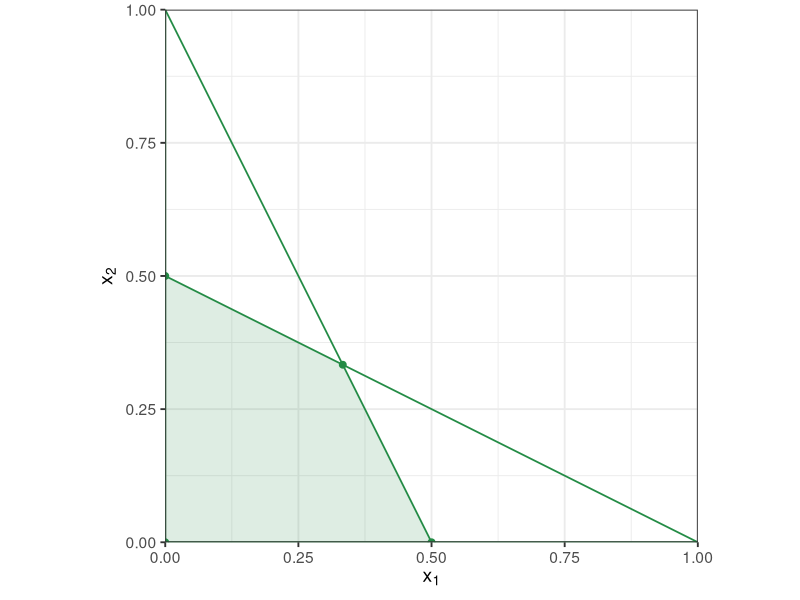
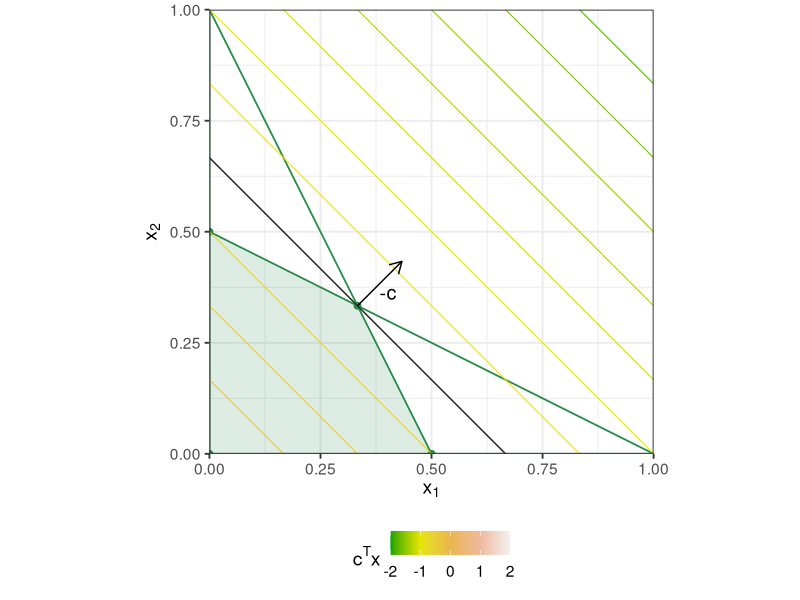

Recreate these plots in R, in order.
# Used in: slides/06-constrained/slides-constrained-2-lp.tex
# Used in: slides/06-constrained/slides-constrained-2-lp-simplex.tex
#
# Builds the linear-programming figures used in the constrained optimization slides.
# The plots show a feasible polytope, objective level sets, and three LP solution cases.

set.seed(1L)

library(data.table)
library(ggplot2)
library(grid)
library(gridExtra)

figure_dir = "../figure"
dir.create(figure_dir, recursive = TRUE, showWarnings = FALSE)

constraint_color = "#238b45"
objective_color = "#252525"
highlight_color = "#de2d26"
fill_alpha = 0.15

save_plot = function(plot, filename, width, height) {
  ggsave(
    filename = file.path(figure_dir, filename),
    plot = plot,
    width = width,
    height = height,
    dpi = 300,
    bg = "white"
  )
}

feasible_vertices = function(a_matrix, b_vector, tolerance = 1e-9) {
  index_pairs = combn(seq_len(nrow(a_matrix)), 2L, simplify = FALSE)

  vertices = lapply(index_pairs, function(active_index) {
    active_matrix = a_matrix[active_index, , drop = FALSE]

    if (abs(det(active_matrix)) <= tolerance) {
      NULL
    } else {
      point = as.numeric(solve(active_matrix, b_vector[active_index]))
      is_feasible = all(drop(a_matrix %*% point) <= b_vector + tolerance)

      if (is_feasible) {
        data.table(x1 = point[1L], x2 = point[2L])
      } else {
        NULL
      }
    }
  })

  vertices = Filter(Negate(is.null), vertices)

  if (length(vertices) == 0L) {
    data.table(x1 = numeric(), x2 = numeric())
  } else {
    unique(rbindlist(vertices))
  }
}

order_vertices = function(vertices) {
  if (nrow(vertices) <= 2L) {
    vertices
  } else {
    center_x1 = mean(vertices$x1)
    center_x2 = mean(vertices$x2)
    ordered_vertices = copy(vertices)
    ordered_vertices[, angle := atan2(x2 - center_x2, x1 - center_x1)]
    setorder(ordered_vertices, angle)
    ordered_vertices[, angle := NULL]
    ordered_vertices
  }
}

constraint_lines = function(a_matrix, b_vector, tolerance = 1e-9) {
  line_data = data.table(
    a1 = a_matrix[, 1L],
    a2 = a_matrix[, 2L],
    rhs = b_vector
  )

  list(
    abline = line_data[abs(a2) > tolerance][
      ,
      .(intercept = rhs / a2, slope = -a1 / a2)
    ],
    vline = line_data[abs(a2) <= tolerance & abs(a1) > tolerance][
      ,
      .(x_intercept = rhs / a1)
    ]
  )
}

base_lp_theme = function(base_size = 14L) {
  theme_bw(base_size = base_size) +
    theme(
      legend.position = "bottom",
      plot.title = element_text(hjust = 0.5)
    )
}

plot_polytope = function(a_matrix, b_vector, x_limits = c(0, 1), y_limits = c(0, 1), base_size = 14L) {
  vertices = order_vertices(feasible_vertices(a_matrix, b_vector))
  lines = constraint_lines(a_matrix, b_vector)

  plot = ggplot() +
    geom_abline(
      data = lines$abline,
      mapping = aes(intercept = intercept, slope = slope),
      color = constraint_color,
      linewidth = 0.6
    ) +
    geom_vline(
      data = lines$vline,
      mapping = aes(xintercept = x_intercept),
      color = constraint_color,
      linewidth = 0.6
    )

  if (nrow(vertices) > 0L) {
    plot = plot +
      geom_polygon(
        data = vertices,
        mapping = aes(x = x1, y = x2),
        fill = constraint_color,
        alpha = fill_alpha
      ) +
      geom_point(
        data = vertices,
        mapping = aes(x = x1, y = x2),
        color = constraint_color,
        size = 2
      )
  }

  plot +
    coord_equal(xlim = x_limits, ylim = y_limits, expand = FALSE) +
    labs(x = expression(x[1]), y = expression(x[2])) +
    base_lp_theme(base_size)
}

plot_objective_direction = function(plot, start, end, label = "-c") {
  plot +
    geom_segment(
      aes(x = start[1L], y = start[2L], xend = end[1L], yend = end[2L]),
      arrow = arrow(length = unit(0.03, "npc")),
      linewidth = 0.5
    ) +
    geom_text(
      aes(x = start[1L], y = start[2L], label = label),
      hjust = -1.3,
      vjust = -0.4,
      size = 5
    )
}

constraint_matrix = matrix(
  c(
    1, 2,
    2, 1,
    -1, 0,
    0, -1
  ),
  ncol = 2L,
  byrow = TRUE
)
constraint_rhs = c(1, 1, 0, 0)

feasible_set_plot = plot_polytope(constraint_matrix, constraint_rhs)
save_plot(feasible_set_plot, "cons-linear-pro-example.png", width = 5, height = 5)

objective_levels = CJ(
  x1 = seq(-2, 2, by = 0.01),
  objective_value = seq(-2, 2, by = 1 / 6)
)
objective_levels[, x2 := -objective_value - x1]

opposite_direction_plot = plot_polytope(constraint_matrix, constraint_rhs) +
  geom_path(
    data = objective_levels,
    mapping = aes(x = x1, y = x2, color = objective_value, group = objective_value),
    linewidth = 0.35
  ) +
  scale_color_gradientn(colours = terrain.colors(5L)) +
  geom_abline(intercept = 2 / 3, slope = -1, color = objective_color, linewidth = 0.5) +
  labs(color = expression(c^T * x))

opposite_direction_plot = plot_objective_direction(
  opposite_direction_plot,
  start = c(1 / 3, 1 / 3),
  end = c(1 / 3 + 0.1, 1 / 3 + 0.1)
)

save_plot(opposite_direction_plot, "cons-opposite-direction.png", width = 5.5, height = 5)

case_plot = function(title, x_limits, y_limits) {
  ggplot() +
    coord_equal(xlim = x_limits, ylim = y_limits, expand = FALSE) +
    labs(title = title, x = expression(x[1]), y = expression(x[2])) +
    base_lp_theme(base_size = 12L)
}

case_1_plot = case_plot("Case 1", x_limits = c(0, 2), y_limits = c(0, 2)) +
  annotate(
    "rect",
    xmin = -Inf,
    xmax = 1,
    ymin = -Inf,
    ymax = Inf,
    fill = constraint_color,
    alpha = fill_alpha
  ) +
  geom_polygon(
    data = data.table(x1 = c(0, 2, 2), x2 = c(2, 0, 2)),
    mapping = aes(x = x1, y = x2),
    fill = "#3182bd",
    alpha = fill_alpha
  ) +
  geom_polygon(
    data = data.table(x1 = c(0, 2, 2), x2 = c(0, 0, 1)),
    mapping = aes(x = x1, y = x2),
    fill = "#fdae6b",
    alpha = fill_alpha
  ) +
  geom_vline(xintercept = 1, color = constraint_color, linewidth = 0.6) +
  geom_abline(intercept = 2, slope = -1, color = "#3182bd", linewidth = 0.6) +
  geom_abline(intercept = 0, slope = 1 / 2, color = "#fdae6b", linewidth = 0.6)

case_2_plot = case_plot("Case 2", x_limits = c(0, 1), y_limits = c(0.5, 1.5)) +
  geom_polygon(
    data = data.table(
      x1 = c(0.5, 1, 1, 0.5, 0),
      x2 = c(0.5, 0.5, 1.5, 1.5, 1)
    ),
    mapping = aes(x = x1, y = x2),
    fill = constraint_color,
    alpha = fill_alpha
  ) +
  geom_abline(intercept = 1, slope = -1, color = constraint_color, linewidth = 0.6) +
  geom_abline(intercept = 1, slope = 1, color = constraint_color, linewidth = 0.6) +
  geom_abline(intercept = 1.5, slope = -1, color = objective_color, linewidth = 0.5)

case_2_plot = plot_objective_direction(
  case_2_plot,
  start = c(0.5, 1),
  end = c(0.75, 1.25)
)

case_3_plot = case_plot("Case 3", x_limits = c(0, 1), y_limits = c(0, 1)) +
  geom_polygon(
    data = data.table(
      x1 = c(0, 0.5, 29 / 34, 2 / 3, 1 / 3),
      x2 = c(0.5, 0, 0.29, 2 / 3, 5 / 6)
    ),
    mapping = aes(x = x1, y = x2),
    fill = constraint_color,
    alpha = fill_alpha
  ) +
  geom_abline(intercept = 2, slope = -2, color = constraint_color, linewidth = 0.6) +
  geom_abline(intercept = 1, slope = -0.5, color = constraint_color, linewidth = 0.6) +
  geom_abline(intercept = 0.5, slope = 1, color = constraint_color, linewidth = 0.6) +
  geom_abline(intercept = 0.5, slope = -1, color = constraint_color, linewidth = 0.6) +
  geom_abline(intercept = -5 / 12, slope = 5 / 6, color = constraint_color, linewidth = 0.6) +
  geom_abline(intercept = 4 / 3, slope = -1, color = objective_color, linewidth = 0.5) +
  geom_point(aes(x = 2 / 3, y = 2 / 3), size = 2, color = highlight_color)

case_3_plot = plot_objective_direction(
  case_3_plot,
  start = c(2 / 3, 2 / 3),
  end = c(5 / 6, 5 / 6)
)

solution_cases_plot = arrangeGrob(case_1_plot, case_2_plot, case_3_plot, ncol = 3L)

if (interactive()) {
  grid.draw(solution_cases_plot)
}

save_plot(solution_cases_plot, "cons-solutions-lp.png", width = 12, height = 4)
